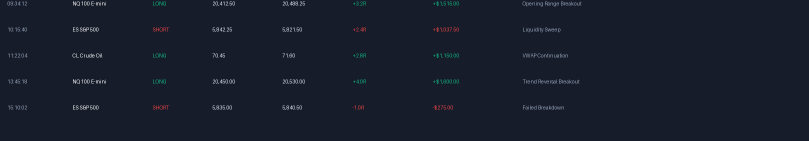
#> input picture data/test_assets/temp_crops/region_1_main_chart_panel.png, 1617 x 281 px (shown at 1/2 size)
$ python -i reference.py   (imports and definitions only)   (older library calls are emulated)
#> lines starting #> are read from the running program, lines starting #| are printed output that depends on the picture; after the words box and inside, x2 and y2 are one past the last pixel; in counts of white or black regions, pixels touching at a corner belong together
"""
PixelMotion Reference & UI Analysis Engine
Provides OpenCV & PIL-powered:
- Reference intake and dimension verification
- Layout zone & region detection (panels, cards, navigation, metric blocks, charts)
- Asset extraction & cropping for high-fidelity preservation
- Visual diff comparison & fidelity scoring between reference and reconstruction/render.
"""

import os
import json
import shutil
from pathlib import Path
from typing import Dict, Any, List, Tuple, Optional
import numpy as np
import cv2
from PIL import Image

from pixelmotion.server.core.config import PROJECTS_DIR
from pixelmotion.server.core.models import DetectedRegion, VisualDirectionProfile


# [57 lines left out: functions extract_dominant_colors, analyze_reference, not called in this run]


def detect_regions(image_path: str, output_crops_dir: Optional[str] = None) -> List[DetectedRegion]:
    """
    Detects semantic UI regions (header, sidebar, cards, tables, buttons, charts)
    using morphological contour segmentation.
    """
    img = cv2.imread(image_path)
#> img is the input picture: shape (281, 1617, 3); mean B, G, R 43.4, 29.5, 23.4
    if img is None:
        raise ValueError(f"Failed to load image for region detection: {image_path}")

    orig_h, orig_w = img.shape[:2]
#> orig_h = 281; orig_w = 1617
    gray = cv2.cvtColor(img, cv2.COLOR_BGR2GRAY)

    # Gradient edge detection
    grad_x = cv2.Sobel(gray, cv2.CV_16S, 1, 0, ksize=3)
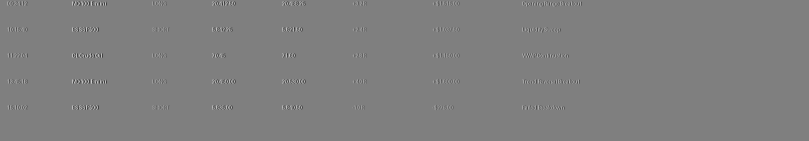
#> grad_x: shape (281, 1617) int16 (shown at 1/2 size); min -876, max 877, mean 0; drawn with min black and max white
    grad_y = cv2.Sobel(gray, cv2.CV_16S, 0, 1, ksize=3)
    abs_grad_x = cv2.convertScaleAbs(grad_x)
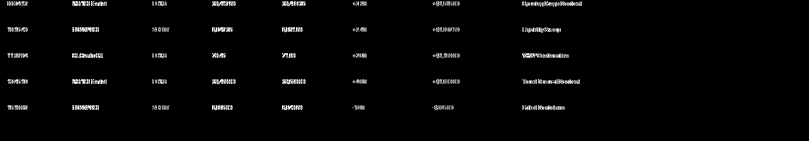
#> abs_grad_x: shape (281, 1617) (shown at 1/2 size); min 0, max 255, mean 5.3
    abs_grad_y = cv2.convertScaleAbs(grad_y)
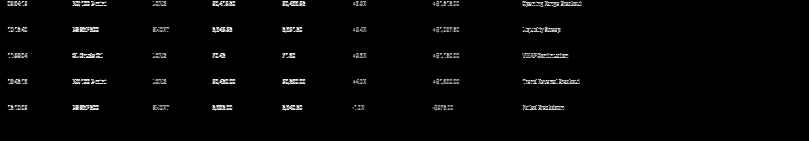
#> abs_grad_y: shape (281, 1617) (shown at 1/2 size); min 0, max 255, mean 4.9
    grad = cv2.addWeighted(abs_grad_x, 0.5, abs_grad_y, 0.5, 0)
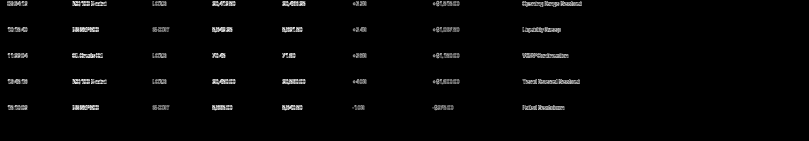
#> grad: shape (281, 1617) (shown at 1/2 size); min 0, max 255, mean 5.1

    # Threshold and morphological dilation to join card borders
    _, thresh = cv2.threshold(grad, 25, 255, cv2.THRESH_BINARY)
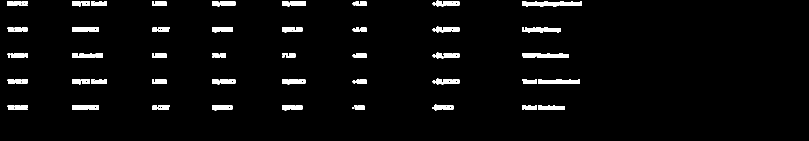
#> thresh: shape (281, 1617) (shown at 1/2 size); 3.5% white; 54 white regions, largest, box (x1, y1, x2, y2) and area: (1044, 106, 1137, 116) 751, (145, 54, 198, 64) 481, (145, 210, 198, 220) 481
    kernel = cv2.getStructuringElement(cv2.MORPH_RECT, (15, 15))
    dilated = cv2.dilate(thresh, kernel, iterations=2)
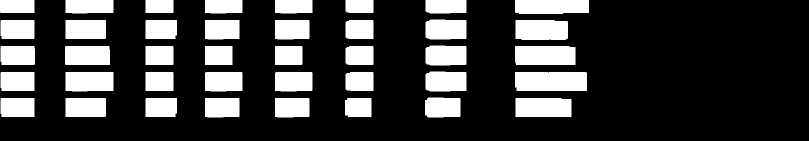
#> dilated: shape (281, 1617) (shown at 1/2 size); 24% white; 40 white regions

    contours, _ = cv2.findContours(dilated, cv2.RETR_TREE, cv2.CHAIN_APPROX_SIMPLE)
#> contours = 40 contours; largest, box (x1, y1, x2, y2) and area: (1030, 144, 1174, 182) 5266, (1030, 92, 1151, 130) 4408, (1031, 196, 1143, 234) 4068, (1031, 40, 1136, 80) 3968, (1030, 0, 1178, 28) 3851

    detected: List[DetectedRegion] = []
    crops_path = Path(output_crops_dir) if output_crops_dir else None
    if crops_path:
        crops_path.mkdir(parents=True, exist_ok=True)

    min_area = (orig_w * orig_h) * 0.005  # at least 0.5% of total screen
#> min_area = 2271.9
    max_area = (orig_w * orig_h) * 0.95   # not entire screen
#> max_area = 431658.1

    idx = 0
    candidate_boxes = []
    for c in contours:
        x, y, w, h = cv2.boundingRect(c)
        area = w * h
        if min_area < area < max_area:
            candidate_boxes.append((x, y, w, h, area))
#> this loop made 40 passes
#> (x, y, w, h, area) on passes 1 to 12: (1031, 196, 112, 38, 4256), (690, 196, 53, 38, 2014), (550, 196, 69, 39, 2691), (410, 196, 69, 39, 2691), (291, 196, 63, 38, 2394), (131, 196, 81, 38, 3078), (1, 196, 68, 38, 2584), (850, 195, 71, 40, 2840), (1030, 144, 144, 38, 5472), (691, 144, 56, 38, 2128), (550, 144, 75, 39, 2925), (410, 144, 75, 39, 2925)
#> (c, x, y, w, h, area) on passes 20, 38: ([[410, 92], [410, 129], [464, 129], [464, 92]], 410, 92, 55, 38, 2090), ([[291, 0], [291, 25], [346, 25], [346, 0]], 291, 0, 56, 26, 1456)
#> after the loop, candidate_boxes = 26 items, first 6: (1031, 196, 112, 38, 4256), (550, 196, 69, 39, 2691), (410, 196, 69, 39, 2691), (291, 196, 63, 38, 2394), (131, 196, 81, 38, 3078), (1, 196, 68, 38, 2584)

    # Sort candidates by area descending to establish hierarchy
    candidate_boxes.sort(key=lambda b: b[4], reverse=True)

    # Deduplicate heavily overlapping bounding boxes
    kept_boxes = []
    for box in candidate_boxes:
        x, y, w, h, area = box
        overlap = False
        for kx, ky, kw, kh, karea in kept_boxes:
            # Check intersection over union
            ix1 = max(x, kx)
            iy1 = max(y, ky)
            ix2 = min(x + w, kx + kw)
            iy2 = min(y + h, ky + kh)
            if ix1 < ix2 and iy1 < iy2:
                inter_area = (ix2 - ix1) * (iy2 - iy1)
                iou = inter_area / float(area + karea - inter_area)
                if iou > 0.65:
                    overlap = True
                    break
        if not overlap:
            kept_boxes.append(box)
#> this loop made 26 passes
#> (x, y, w, h, area) on passes 1 to 12: (1030, 144, 144, 38, 5472), (1030, 92, 121, 38, 4598), (1031, 196, 112, 38, 4256), (1031, 40, 105, 40, 4200), (1030, 0, 148, 28, 4144), (131, 144, 96, 39, 3744), (130, 92, 90, 38, 3420), (851, 143, 82, 40, 3280), (851, 91, 82, 40, 3280), (851, 39, 82, 40, 3280), (131, 196, 81, 38, 3078), (131, 40, 81, 38, 3078)
#> after the loop, kept_boxes = 26 items, first 6: (1030, 144, 144, 38, 5472), (1030, 92, 121, 38, 4598), (1031, 196, 112, 38, 4256), (1031, 40, 105, 40, 4200), (1030, 0, 148, 28, 4144), (131, 144, 96, 39, 3744)

    for x, y, w, h, area in kept_boxes[:15]:  # top distinct semantic zones
        idx += 1
        # Heuristic classification based on geometry and placement
        rel_y = y / orig_h
        rel_x = x / orig_w
        rel_w = w / orig_w
        rel_h = h / orig_h

        if rel_y < 0.12 and rel_w > 0.6:
            label = "top_navigation_bar"
            interactive = False
        elif rel_x < 0.22 and rel_h > 0.5:
            label = "sidebar_navigation"
            interactive = True
        elif rel_h < 0.18 and rel_w < 0.35:
            label = "metric_kpi_card"
            interactive = False
        elif rel_w > 0.45 and rel_h > 0.25:
            label = "main_chart_panel"
            interactive = True
        elif rel_w > 0.35 and rel_h > 0.3:
            label = "data_table_panel"
            interactive = True
        else:
            label = f"panel_section_{idx}"
            interactive = True

        crop_file = None
        if crops_path:
            crop_img = img[y:y+h, x:x+w]
            crop_file_name = f"region_{idx}_{label}.png"
            crop_dest = crops_path / crop_file_name
            cv2.imwrite(str(crop_dest), crop_img)
            crop_file = str(crop_dest)

        region = DetectedRegion(
            region_id=f"reg_{idx}_{label}",
            label=label,
            x=x,
            y=y,
            width=w,
            height=h,
            confidence=0.92,
            z_index=1,
            is_interactive=interactive,
            crop_path=crop_file,
            color_profile={"mean_brightness": float(np.mean(gray[y:y+h, x:x+w]))}
        )
        detected.append(region)
#> this loop made 1 pass
#> (x, y, w, h, area, idx, rel_y, rel_x) on pass 1: (1030, 144, 144, 38, 5472, 1, 0.512, 0.637)
#> after the loop, detected = []; idx = 1

    # Sort by visual reading order (top-to-bottom, left-to-right)
    detected.sort(key=lambda r: (r.y // 50, r.x))
    return detected


# [68 lines left out: functions extract_asset, compare_images, not called in this run]

#> (the run stopped early here; a loop or call above may not have finished)

$ run again, on data/test_assets/temp_crops/region_4_panel_section_4.png
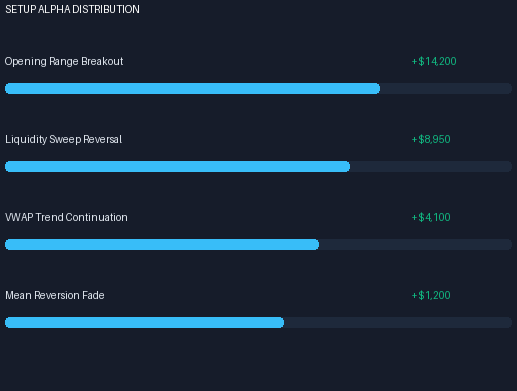
#> input picture data/test_assets/temp_crops/region_4_panel_section_4.png, 517 x 391 px
#> in detect_regions, img is the input picture: shape (391, 517, 3); mean B, G, R 58.8, 41.7, 26.1
#> in detect_regions, `_, thresh = cv2.threshold(grad, 25, 255, cv2.THRESH_BINARY)`:
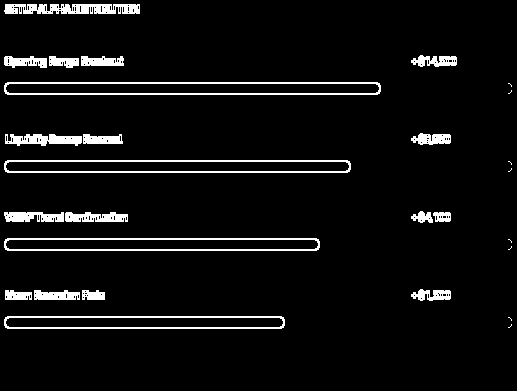
#> thresh: shape (391, 517); 5.7% white; 28 white regions (8 under 20 px), largest, box (x1, y1, x2, y2) and area: (4, 82, 381, 95) 1544, (4, 160, 351, 173) 1424, (4, 238, 320, 251) 1300
#> in detect_regions, `dilated = cv2.dilate(thresh, kernel, iterations=2)`:
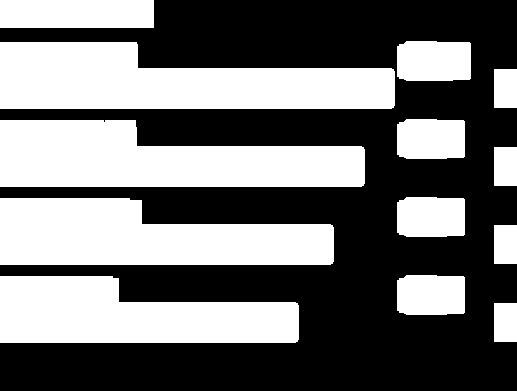
#> dilated: shape (391, 517); 44.3% white; 13 white regions
#> contours = 13 contours; largest, box (x1, y1, x2, y2) and area: (0, 42, 395, 109) 19313, (0, 120, 365, 187) 18079, (0, 198, 334, 265) 16955, (0, 276, 299, 343) 14969, (0, 0, 154, 28) 4131
#> the loop in detect_regions, `for c in contours:` made 13 passes
#> (x, y, w, h, area) on passes 2, 3, 5, 6, 8, 9, 11, 12: (0, 276, 299, 67, 20033), (397, 275, 68, 40, 2720), (0, 198, 334, 67, 22378), (397, 197, 68, 40, 2720), (0, 120, 365, 67, 24455), (397, 119, 68, 40, 2720), (0, 42, 395, 67, 26465), (397, 41, 74, 40, 2960)
#> after the loop in detect_regions, `for c in contours:`: candidate_boxes = [(0, 276, 299, 67, 20033), (397, 275, 68, 40, 2720), (0, 198, 334, 67, 22378), (397, 197, 68, 40, 2720), (0, 120, 365, 67, 24455), (397, 119, 68, 40, 2720), (0, 42, 395, 67, 26465), (397, 41, 74, 40, 2960), (0, 0, 154, 28, 4312)]
#> the loop in detect_regions, `for box in candidate_boxes:` made 9 passes
#> after the loop in detect_regions, `for box in candidate_boxes:`: kept_boxes = [(0, 42, 395, 67, 26465), (0, 120, 365, 67, 24455), (0, 198, 334, 67, 22378), (0, 276, 299, 67, 20033), (0, 0, 154, 28, 4312), (397, 41, 74, 40, 2960), (397, 275, 68, 40, 2720), (397, 197, 68, 40, 2720), (397, 119, 68, 40, 2720)]
#> the loop in detect_regions, `for x, y, w, h, area in kept_boxes[:15]:` made 1 pass
#> (x, y, w, h, area, idx, rel_y, rel_x) on pass 1: (0, 42, 395, 67, 26465, 1, 0.107, 0)
#> after the loop in detect_regions, `for x, y, w, h, area in kept_boxes[:15]:`: detected = []; idx = 1
